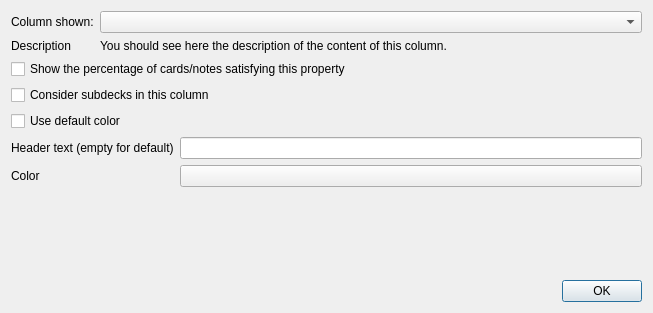
<?xml version="1.0" encoding="UTF-8"?>
<ui version="4.0">
 <class>Dialog</class>
 <widget class="QDialog" name="Dialog">
  <property name="geometry">
   <rect>
    <x>0</x>
    <y>0</y>
    <width>653</width>
    <height>313</height>
   </rect>
  </property>
  <layout class="QVBoxLayout" name="verticalLayout">
   <item>
    <layout class="QVBoxLayout" name="verticalLayout_7">
     <item>
      <layout class="QHBoxLayout" name="horizontalLayout_2"/>
     </item>
     <item>
      <layout class="QFormLayout" name="formLayout">
       <item row="0" column="1">
        <widget class="QComboBox" name="column">
         <property name="sizePolicy">
          <sizepolicy hsizetype="Preferred" vsizetype="Fixed">
           <horstretch>3</horstretch>
           <verstretch>0</verstretch>
          </sizepolicy>
         </property>
        </widget>
       </item>
       <item row="0" column="0">
        <widget class="QLabel" name="label_31">
         <property name="text">
          <string>Column shown:</string>
         </property>
        </widget>
       </item>
       <item row="1" column="1">
        <widget class="QLabel" name="description">
         <property name="text">
          <string>You should see here the description of the content of this column.</string>
         </property>
        </widget>
       </item>
       <item row="1" column="0">
        <widget class="QLabel" name="label">
         <property name="text">
          <string>Description</string>
         </property>
        </widget>
       </item>
      </layout>
     </item>
     <item>
      <widget class="QCheckBox" name="percent">
       <property name="text">
        <string>Show the percentage of cards/notes satisfying this property</string>
       </property>
      </widget>
     </item>
     <item>
      <widget class="QCheckBox" name="withSubdecks">
       <property name="text">
        <string>Consider subdecks in this column</string>
       </property>
      </widget>
     </item>
     <item>
      <widget class="QCheckBox" name="defaultColor">
       <property name="text">
        <string>Use default color</string>
       </property>
      </widget>
     </item>
     <item>
      <layout class="QFormLayout" name="formLayout_2">
       <item row="1" column="0">
        <widget class="QLabel" name="label_2">
         <property name="text">
          <string>Header text (empty for default)</string>
         </property>
        </widget>
       </item>
       <item row="1" column="1">
        <widget class="QLineEdit" name="header"/>
       </item>
       <item row="2" column="0">
        <widget class="QLabel" name="colorLabel">
         <property name="text">
          <string>Color</string>
         </property>
        </widget>
       </item>
       <item row="2" column="1">
        <widget class="QPushButton" name="colorButton">
         <property name="text">
          <string/>
         </property>
        </widget>
       </item>
      </layout>
     </item>
    </layout>
   </item>
   <item>
    <widget class="QLabel" name="count">
     <property name="styleSheet">
      <string notr="true">* { color: red }</string>
     </property>
     <property name="text">
      <string/>
     </property>
     <property name="alignment">
      <set>Qt::AlignCenter</set>
     </property>
     <property name="wordWrap">
      <bool>true</bool>
     </property>
    </widget>
   </item>
   <item>
    <widget class="QDialogButtonBox" name="buttonBox">
     <property name="orientation">
      <enum>Qt::Horizontal</enum>
     </property>
     <property name="standardButtons">
      <set>QDialogButtonBox::Ok</set>
     </property>
    </widget>
   </item>
  </layout>
 </widget>
 <resources>
  <include location="icons.qrc"/>
 </resources>
 <connections>
  <connection>
   <sender>buttonBox</sender>
   <signal>rejected()</signal>
   <receiver>Dialog</receiver>
   <slot>reject()</slot>
   <hints>
    <hint type="sourcelabel">
     <x>322</x>
     <y>320</y>
    </hint>
    <hint type="destinationlabel">
     <x>286</x>
     <y>274</y>
    </hint>
   </hints>
  </connection>
  <connection>
   <sender>buttonBox</sender>
   <signal>accepted()</signal>
   <receiver>Dialog</receiver>
   <slot>accept()</slot>
   <hints>
    <hint type="sourcelabel">
     <x>254</x>
     <y>320</y>
    </hint>
    <hint type="destinationlabel">
     <x>157</x>
     <y>274</y>
    </hint>
   </hints>
  </connection>
 </connections>
</ui>
